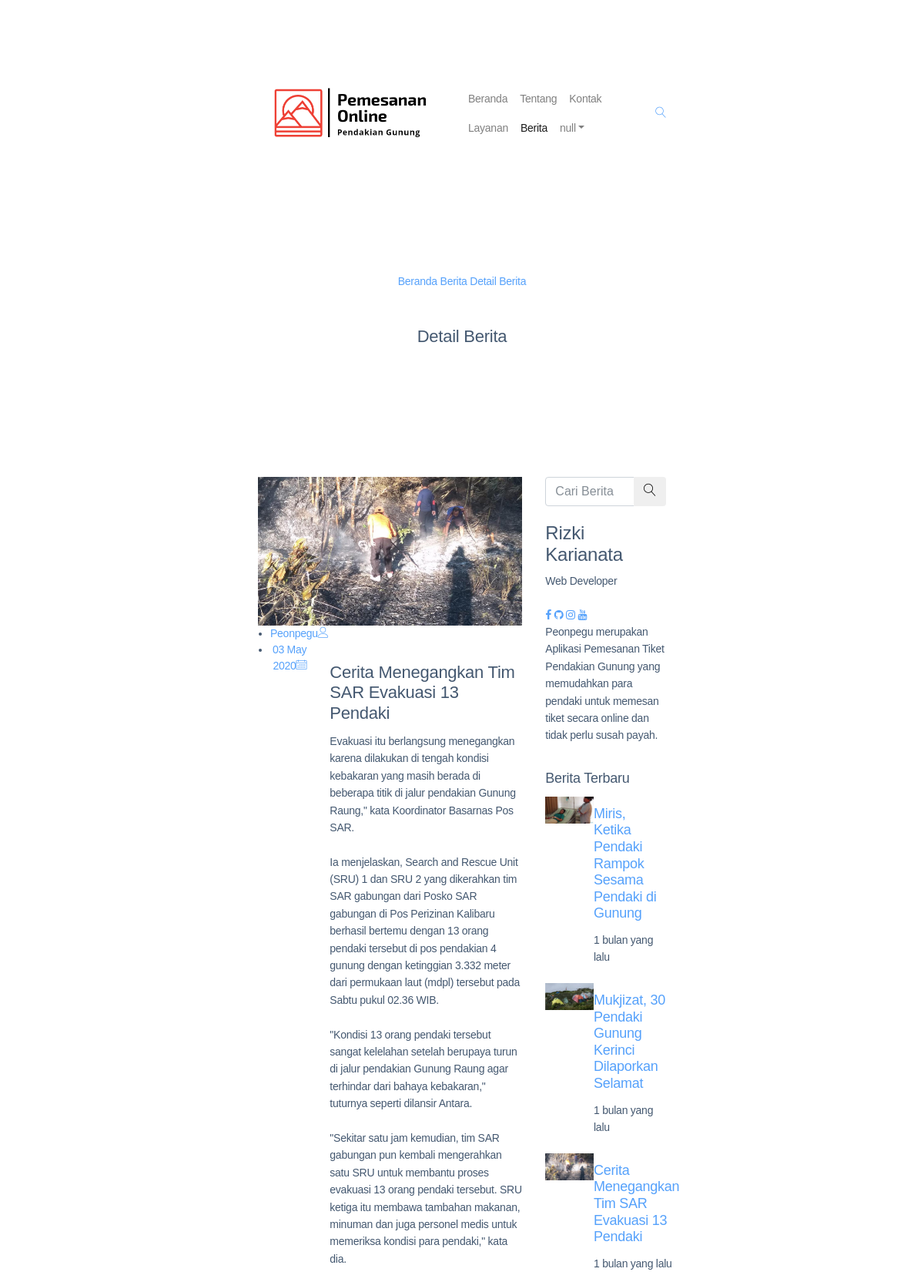
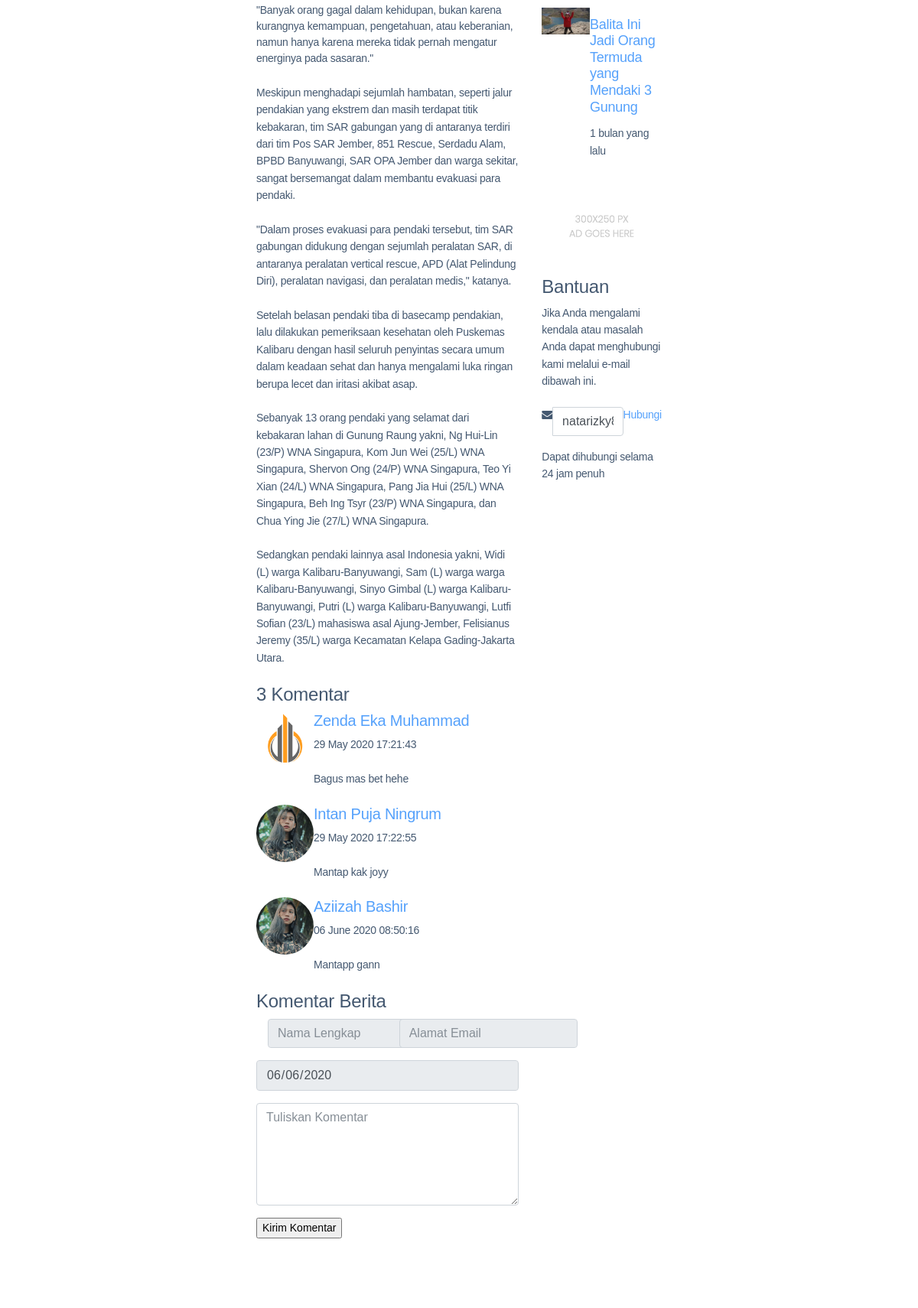
Page /User/detail-berita?id=4 (upper part) on the committed database (2 pictures, top to bottom).
### tables this page shows
CREATE TABLE `tb_berita` (
  `id_berita` int(11) NOT NULL,
  `judul` varchar(100) DEFAULT NULL,
  `keterangan` text DEFAULT NULL,
  `ket_singkat` text DEFAULT NULL,
  `ket_lengkap` text DEFAULT NULL,
  `quotes` text DEFAULT NULL,
  `gambar` varchar(250) DEFAULT NULL,
  `created` datetime DEFAULT NULL,
  `modified` datetime DEFAULT NULL
);

CREATE TABLE `tb_komentar` (
  `id_komentar` int(11) NOT NULL,
  `id_berita` int(11) DEFAULT NULL,
  `id_user` int(11) DEFAULT NULL,
  `isi` text DEFAULT NULL,
  `created` datetime DEFAULT NULL,
  `modified` datetime DEFAULT NULL
);

CREATE TABLE `tb_user` (
  `id_user` int(11) NOT NULL,
  `nama_lengkap` varchar(100) DEFAULT NULL,
  `username` varchar(50) DEFAULT NULL,
  `password` varchar(250) DEFAULT NULL,
  `email` varchar(100) DEFAULT NULL,
  `no_hp` varchar(15) DEFAULT NULL,
  `tgl_lahir` date DEFAULT NULL,
  `gambar` varchar(250) DEFAULT 'coretan.png',
  `status` enum('0','1') DEFAULT '0',
  `created` datetime DEFAULT NULL,
  `modified` datetime DEFAULT NULL
);

### User/Proses/function-time.php (called while the page is built)
<?php
function waktu_lalu($timestamp)
{
    $selisih = time() - strtotime($timestamp) ;
    $detik = $selisih ;
    $menit = round($selisih / 60 );
    $jam = round($selisih / 3600 );
    $hari = round($selisih / 86400 );
    $minggu = round($selisih / 604800 );
    $bulan = round($selisih / 2419200 );
    $tahun = round($selisih / 29030400 );
    if ($detik <= 60) {
        $waktu = $detik.' detik yang lalu';
    } else if ($menit <= 60) {
        $waktu = $menit.' menit yang lalu';
    } else if ($jam <= 24) {
        $waktu = $jam.' jam yang lalu';
    } else if ($hari <= 7) {
        $waktu = $hari.' hari yang lalu';
    } else if ($minggu <= 4) {
        $waktu = $minggu.' minggu yang lalu';
    } else if ($bulan <= 12) {
        $waktu = $bulan.' bulan yang lalu';
    } else {
        $waktu = $tahun.' tahun yang lalu';
    }
    return $waktu;
}
?>

### User/detail-berita.php (the view, shortened to what this page needs)
<?php
include '../koneksi.php';
include 'Proses/function-time.php';
$id = $_GET['id'];
$id_user = $_COOKIE["version"];
$query = mysqli_query($conn, "SELECT * FROM tb_berita WHERE id_berita = '$id'");
$row = mysqli_fetch_array($query);
$query2 = mysqli_query($conn, "SELECT COUNT(id_komentar) AS komentar FROM tb_komentar WHERE id_berita = '$id'");
$row2 = mysqli_fetch_array($query2);
$sql = mysqli_query($conn, "SELECT * FROM tb_user WHERE id_user = '$id_user'");
$data = mysqli_fetch_array($sql);
?>
<!DOCTYPE html>
<html lang="en">
<head>
    <link rel="stylesheet" href="../assets/dist-2/css/bootstrap.css">
    <link rel="stylesheet" href="../assets/dist-2/vendors/linericon/style.css">
    <link rel="stylesheet" href="../assets/dist-2/css/font-awesome.min.css">
    <link rel="stylesheet" href="../assets/dist-2/vendors/owl-carousel/owl.carousel.min.css">
    <link rel="stylesheet" href="../assets/dist-2/vendors/lightbox/simpleLightbox.css">
    <link rel="stylesheet" href="../assets/dist-2/vendors/nice-select/css/nice-select.css">
    <link rel="stylesheet" href="../assets/dist-2/vendors/animate-css/animate.css">
    <link rel="stylesheet" href="../assets/dist-2/css/style.css">
    <link rel="stylesheet" href="../assets/dist-2/css/responsive.css">
</head>
<body>
    <header class="header_area">
        <div class="main_menu">
            <nav class="navbar navbar-expand-lg navbar-light">
                <div class="container box_1620">
                    <a class="navbar-brand logo_h" href="index"><img src="../assets/images/logo-home.png" alt="" style="width: 249px;"></a>
                    <div class="collapse navbar-collapse offset" id="navbarSupportedContent">
                        <ul class="nav navbar-nav menu_nav ml-auto">
                            <li class="nav-item"><a class="nav-link" href="index">Beranda</a></li>
                            <li class="nav-item"><a class="nav-link" href="tentang">Tentang</a></li>
                            <li class="nav-item"><a class="nav-link" href="kontak">Kontak</a></li>
                            <li class="nav-item"><a class="nav-link" href="layanan">Layanan</a></li>
                            <li class="nav-item active"><a class="nav-link" href="berita">Berita</a></li>
                            <li class="nav-item submenu dropdown">
                                <a href="#" class="nav-link dropdown-toggle" data-toggle="dropdown" role="button" aria-haspopup="true" aria-expanded="false"><script type="text/javascript">document.write(tampil2)</script></a>
                            </li>
                        </ul>
                        <ul class="nav navbar-nav navbar-right">
                            <li class="nav-item"><a href="#" class="search"><i class="lnr lnr-magnifier"></i></a></li>
                        </ul>
                    </div>
                </div>
            </nav>
        </div>
    </header>
    <section class="banner_area">
        <div class="banner_inner d-flex align-items-center">
            <div class="container">
                <div class="banner_content text-center">
                    <div class="page_link">
                        <a href="index">Beranda</a>
                        <a href="berita">Berita</a>
                        <a href="detail-berita?id=<?php echo $id;?>">Detail Berita</a>
                    </div>
                    <h2>Detail Berita</h2>
                </div>
            </div>
        </div>
    </section>
    <section class="blog_area single-post-area p_120">
        <div class="container">
            <div class="row">
                <div class="col-lg-8 posts-list">
                    <div class="single-post row">
                        <div class="col-lg-12">
                            <div class="feature-img">
                                <img class="img-fluid" src="../assets/images/berita/<?php echo $row['gambar'];?>" alt="">
                            </div>
                        </div>
                        <div class="col-lg-3  col-md-3">
                            <div class="blog_info text-right">
                                <ul class="blog_meta list">
                                    <li><a href="#">Peonpegu<i class="lnr lnr-user"></i></a></li>
                                    <li><a href="#"><?php echo date('d F Y', strtotime($row['created']));?><i class="lnr lnr-calendar-full"></i></a></li>
                                </ul>
                            </div>
                        </div>
                        <div class="col-lg-9 col-md-9 blog_details">
                            <h2><?php echo $row['judul'];?></h2>
                            <p class="excert">
                                <?php echo $row['keterangan'];?>
                            </p>
                            <p>
                                <?php echo $row['ket_singkat'];?>
                            </p>
                        </div>
                        <div class="col-lg-12">
                            <div class="quotes">
                                <?php echo $row['quotes'];?>
                            </div>
                            <div class="row">
                                <div class="col-lg-12 mt-25">
                                    <p>
                                        <?php echo $row['ket_lengkap'];?>
                                    </p>
                                </div>
                            </div>
                        </div>
                    </div>
                    <div class="comments-area">
                        <h4><?php echo $row2['komentar'];?> Komentar</h4>
                        <?php
                        $query3 = mysqli_query($conn, "SELECT k.isi, k.created, k.id_berita, k.id_user, u.nama_lengkap, u.gambar FROM tb_komentar k INNER JOIN tb_user u ON k.id_user  = u.id_user WHERE k.id_berita = '$id'");
                        while($row3 = mysqli_fetch_array($query3)) {
                            ?>
                            <div class="comment-list">
                                <div class="single-comment justify-content-between d-flex">
                                    <div class="user justify-content-between d-flex">
                                        <div class="thumb">
                                            <img src="../assets/images/akun/<?php echo $row3['gambar'];?>" alt="" style="width: 75px; border-radius: 50%;">
                                        </div>
                                        <div class="desc">
                                            <h5><a href="#"><?php echo $row3['nama_lengkap'];?></a></h5>
                                            <p class="date"><?php echo date('d F Y H:i:s', strtotime($row3['created']));?></p>
                                            <p class="comment">
                                                <?php echo $row3['isi'];?>
                                            </p>
                                        </div>
                                    </div>
                                </div>
                            </div>
                        <?php } ?>
                    </div>
                    <div class="comment-form">
                        <h4>Komentar Berita</h4>
                        <form action="Proses/add-komentar" method="POST">
                            <div class="form-group form-inline">
                              <div class="form-group col-lg-6 col-md-6 name">
                                <input type="text" class="form-control" name="nama_lengkap" id="nama_lengkap" placeholder="Nama Lengkap" readonly="" value="<?php echo $data['nama_lengkap'];?>">
                            </div>
                            <div class="form-group col-lg-6 col-md-6 email">
                                <input type="email" class="form-control" name="email" id="email" placeholder="Alamat Email" readonly="" value="<?php echo $data['email'];?>">
                            </div>
                        </div>
                        <div class="form-group">
                            <input type="date" class="form-control" id="tanggal" placeholder="Tanggal" readonly="" value="<?php echo date('Y-m-d')?>">
                        </div>
                        <div class="form-group">
                            <textarea class="form-control mb-10" rows="5" name="isi" id="isi" placeholder="Tuliskan Komentar" required=""></textarea>
                        </div>
                        <input type="submit" class="primary-btn submit_btn" name="submit" id="submit" value="Kirim Komentar">
                    </form>
                </div>
            </div>
            <div class="col-lg-4">
                <div class="blog_right_sidebar">
                    <aside class="single_sidebar_widget search_widget">
                        <div class="input-group">
                            <input type="text" class="form-control" placeholder="Cari Berita">
                            <span class="input-group-btn">
                                <button class="btn btn-default" type="button"><i class="lnr lnr-magnifier"></i></button>
                            </span>
                        </div>
                    </aside>
                    <aside class="single_sidebar_widget author_widget">
                        <h4>Rizki Karianata</h4>
                        <p>Web Developer</p>
                        <div class="social_icon">
                            <a href="http://bit.ly/RizkiNataFB"><i class="fa fa-facebook"></i></a>
                            <a href="http://bit.ly/RizkiGH"><i class="fa fa-github"></i></a>
                            <a href="http://bit.ly/RizkiNataIG"><i class="fa fa-instagram"></i></a>
                            <a href="http://bit.ly/RizkiKarianata"><i class="fa fa-youtube"></i></a>
                        </div>
                        <p>Peonpegu merupakan Aplikasi Pemesanan Tiket Pendakian Gunung yang memudahkan para pendaki untuk memesan tiket secara online dan tidak perlu susah payah.</p>
                    </aside>
                    <aside class="single_sidebar_widget popular_post_widget">
                        <h3 class="widget_title">Berita Terbaru</h3>
                        <?php
                        $query2 = mysqli_query($conn, "SELECT * FROM tb_berita ORDER BY id_berita DESC LIMIT 4");
                        while($row2 = mysqli_fetch_array($query2)) {
                            ?>
                            <div class="media post_item">
                                <img src="../assets/images/berita/<?php echo $row2['gambar'];?>" alt="post" style="width: 40%;">
                                <div class="media-body">
                                    <a href="detail-berita?id=<?php echo $row2['id_berita'];?>"><h3><?php echo $row2['judul'];?></h3></a>
                                    <p><?php echo waktu_lalu($row2['created']);?></p>
                                </div>
                            </div>
                        <?php } ?>
                    </aside>
                    <aside class="single_sidebar_widget ads_widget">
                        <a href="#"><img class="img-fluid" src="assets/dist-2/img/blog/add.jpg" alt=""></a>
                    </aside>
                    <aside class="single-sidebar-widget newsletter_widget">
                        <h4 class="widget_title">Bantuan</h4>
                        <p>
                            Jika Anda mengalami kendala atau masalah Anda dapat menghubungi kami melalui e-mail dibawah ini.
                        </p>
                        <div class="form-group d-flex flex-row">
                            <div class="input-group">
                                <div class="input-group-prepend">
                                    <div class="input-group-text"><i class="fa fa-envelope" aria-hidden="true"></i></div>
                                </div>
                                <input type="text" class="form-control" id="inlineFormInputGroup" placeholder="Enter email" value="natarizky884@gmail.com" readonly="" style="background: #FFFFFF;">
                            </div>
                            <a href="#" class="bbtns">Hubungi</a>
                        </div>
                        <p class="text-bottom">Dapat dihubungi selama 24 jam penuh</p>
                    </aside>
                </div>
            </div>
        </div>
    </div>
</section>
</body>
</html>

### assets/dist-2/css/responsive.css (style rules this page uses)
@media (max-width:1619px) { .header_area .navbar .search { margin-left: 40px; } }

### rows in the picture
tb_berita: gambar (picture), created "03 May 2020", judul "Cerita Menegangkan Tim SAR Evakuasi 13 Pendaki", keterangan "Evakuasi itu berlangsung menegangkan karena dilakukan di tengah kondisi kebakaran yang masih berada di beberapa titik di jalur pendakian Gunung Raung,\" kata Koordinator Basarnas Pos SAR.", ket_singkat "Ia menjelaskan, Search and Rescue Unit (SRU) 1 dan SRU 2 yang dikerahkan tim SAR gabungan dari Posko SAR gabungan di Pos Perizinan Kalibaru berhasil bertemu dengan 13 orang pendaki tersebut di pos pendakian 4 gunung dengan ketinggian 3.332 meter dari permukaan laut (mdpl) tersebut pada Sabtu pukul 02.36 WIB. \"Kondisi 13 orang pendaki tersebut sangat kelelahan setelah berupaya turun di jalur pendakian Gunung Raung agar terhindar dari bahaya kebakaran,\" tuturnya seperti dilansir Antara. \"Sekitar satu jam kemudian, tim SAR gabungan pun kembali mengerahkan satu SRU untuk membantu proses evakuasi 13 orang pendaki tersebut. SRU ketiga itu membawa tambahan makanan, minuman dan juga personel medis…", quotes "\"Banyak orang gagal dalam kehidupan, bukan karena kurangnya kemampuan, pengetahuan, atau keberanian, namun hanya karena mereka tidak pernah mengatur energinya pada sasaran.\"", ket_lengkap "Meskipun menghadapi sejumlah hambatan, seperti jalur pendakian yang ekstrem dan masih terdapat titik kebakaran, tim SAR gabungan yang di antaranya terdiri dari tim Pos SAR Jember, 851 Rescue, Serdadu Alam, BPBD Banyuwangi, SAR OPA Jember dan warga sekitar, sangat bersemangat dalam membantu evakuasi para pendaki. \"Dalam proses evakuasi para pendaki tersebut, tim SAR gabungan didukung dengan sejumlah peralatan SAR, di antaranya peralatan vertical rescue, APD (Alat Pelindung Diri), peralatan navigasi, dan peralatan medis,\" katanya. Setelah belasan pendaki tiba di basecamp pendakian, lalu dilakukan pemeriksaan kesehatan oleh Puskemas Kalibaru dengan hasil seluruh penyintas secara umum dalam…", created "1 bulan yang lalu"
tb_komentar: id_user.gambar (picture), id_user.nama_lengkap "Zenda Eka Muhammad", created "29 May 2020 17:21:43", isi "Bagus mas bet hehe"
tb_komentar: id_user.gambar (picture), id_user.nama_lengkap "Intan Puja Ningrum", created "29 May 2020 17:22:55", isi "Mantap kak joyy"
tb_komentar: id_user.gambar (picture), id_user.nama_lengkap "Aziizah Bashir", created "06 June 2020 08:50:16", isi "Mantapp gann"
tb_berita: gambar (picture), judul "Miris, Ketika Pendaki Rampok Sesama Pendaki di Gunung", created "1 bulan yang lalu"
tb_berita: gambar (picture), judul "Mukjizat, 30 Pendaki Gunung Kerinci Dilaporkan Selamat", created "1 bulan yang lalu"
tb_berita: gambar (picture), judul "Balita Ini Jadi Orang Termuda yang Mendaki 3 Gunung", created "1 bulan yang lalu"

### other values in the picture
$row2['komentar'] "3"
